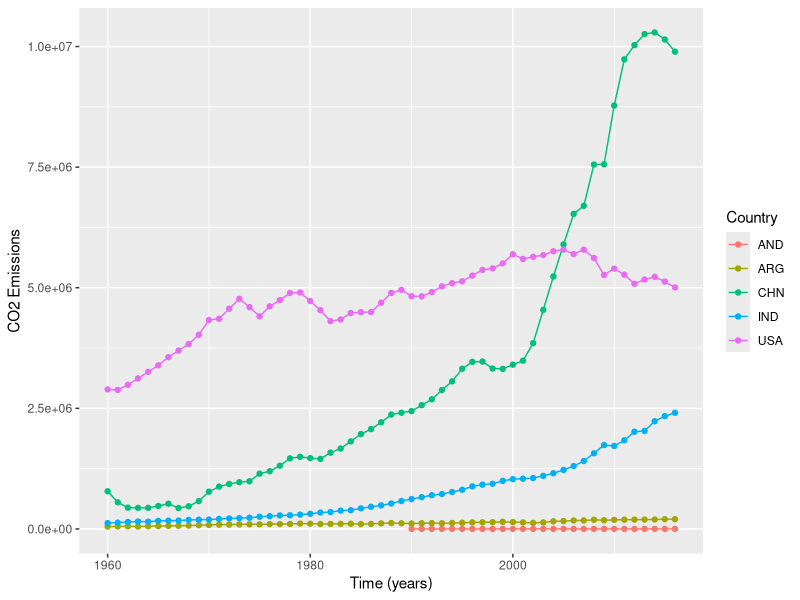
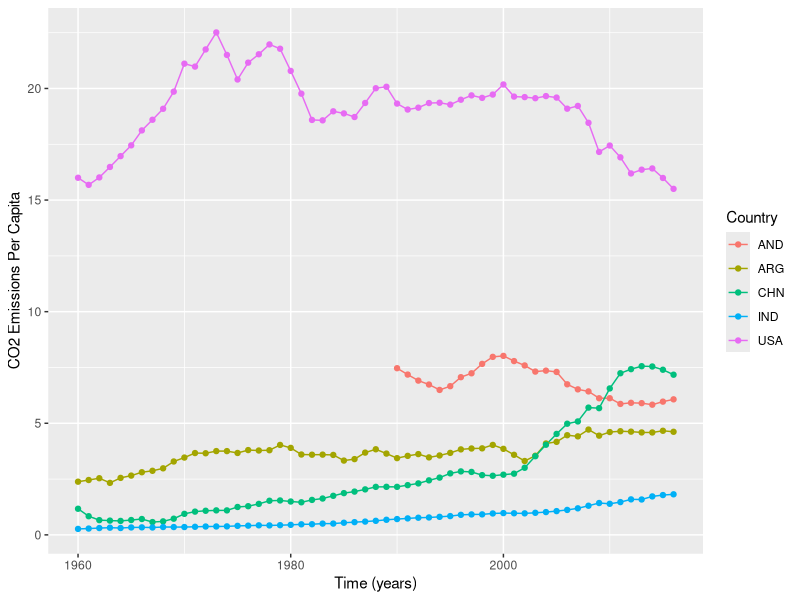
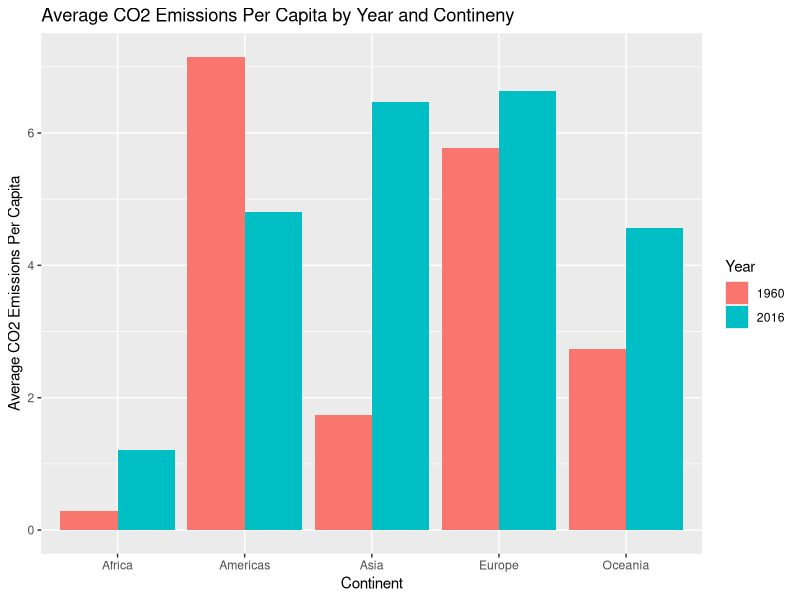
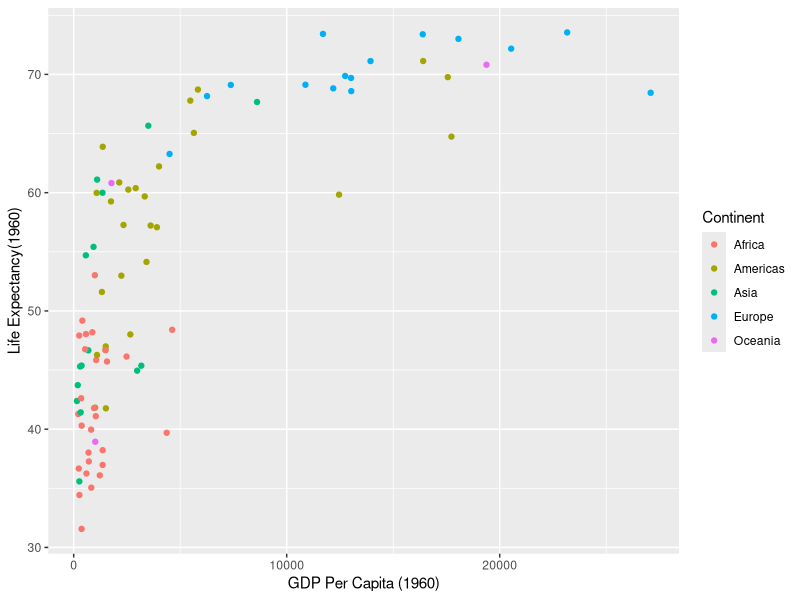
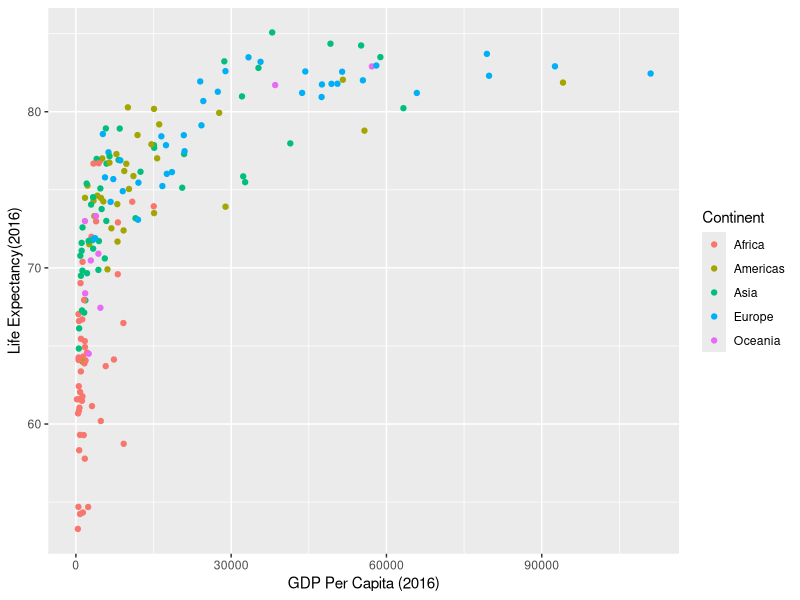
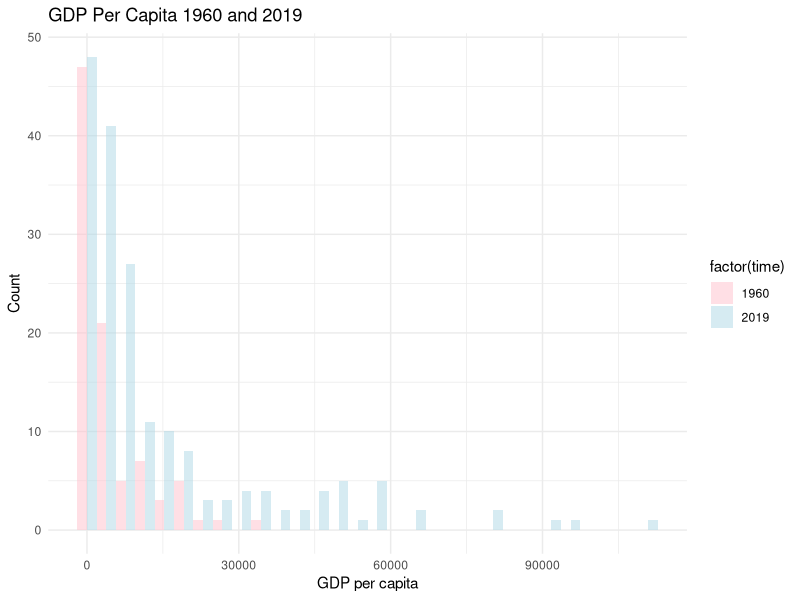

Here is the R script that generated these plots, in order:
## ---- chunk 1
library(readr)
library(stringr)
library(dplyr)
g <- read.delim("gapminder.csv")

nrow(g)
ncol(g)

sample_n(g, 10)
## ---- chunk 2
length(unique(g$iso3))
length(unique(g$iso2))
length(unique(g$name))

g %>% 
  group_by(iso2) %>% 
  summarise(n1 = n_distinct(name))
  
unique(g$name[g$iso2 == ""])


g %>% 
  group_by(name) %>% 
  summarise(n2 = n_distinct(iso3))

unique(g$iso3[g$name == ""])

min(g$time, na.rm = TRUE)
max(g$time, na.rm = TRUE)
## ---- chunk 3
a <- g %>% 
  group_by(time) %>% 
  filter(!is.na(time)) %>%
  summarise(n1 = length(is.na(co2)), n2 = length(is.na(co2_PC)), total = n1+n2)
a

a$time[a$total == max(a$total)]


## ---- chunk 4
library(tidyverse)

g %>% 
  filter(!is.na(co2)) %>% 
  filter(iso3 == "USA" | iso3 == "CHN" | iso3 == "IND" | iso3 == "AND" |
           iso3 == "ARG") %>% 


ggplot(aes(time, co2, col=factor(iso3))) +
  geom_line() +
  geom_point() + 
  labs(x = "Time (years)", y = "CO2 Emissions", 
       col = "Country")
## ---- chunk 5
g %>% 
  filter(!is.na(co2)) %>% 
  filter(iso3 == "USA" | iso3 == "CHN" | iso3 == "IND" | iso3 == "AND" |
           iso3 == "ARG") %>%
  
ggplot(aes(time, co2_PC, col=factor(iso3))) +
  geom_line() +
  geom_point() + 
  labs(x = "Time (years)", y = "CO2 Emissions Per Capita", 
       col = "Country")
## ---- chunk 6
g %>% 
  filter(!is.na(co2_PC)) %>% 
  group_by(time, region) %>% 
  summarize(n= mean(co2_PC))

## ---- chunk 7
g %>% 
  filter(time == 1960 | time ==2016, !is.na(co2_PC), !is.na(region)) %>% 
  filter(region != "") %>% 
  group_by(time, region) %>% 
  summarise(avg_co2PC = mean(co2_PC), .groups = "drop") %>% 
  ggplot(aes(x = region, y = avg_co2PC, fill = as.factor(time))) +
  geom_col(position = "dodge") +
    labs(title = "Average CO2 Emissions Per Capita by Year and Contineny",
         x = "Continent",
         y = "Average CO2 Emissions Per Capita") +
  scale_fill_discrete(name = "Year")
## ---- chunk 8
g %>% 
  filter(!is.na(co2_PC), time == 2016,  region != "") %>% 
  group_by(region, name) %>% 
  summarise(avg_co2pc = mean(co2_PC), .groups = "drop") %>% 
  arrange(region, avg_co2pc) %>% 
  group_by(region) %>% 
  head(3) %>% 
  select(region, name, avg_co2pc)
## ---- chunk 9
g %>% 
  filter(time == 1960) %>% 
  filter(!is.na(GDP_PC), !is.na(lifeExpectancy), !is.na(region)) %>% 
ggplot(aes(GDP_PC, lifeExpectancy, col=factor(region))) +
  geom_point() +
  labs(x = "GDP Per Capita (1960)", y = "Life Expectancy(1960)",
       col = "Continent")
## ---- chunk 10
g %>% 
  filter(time == 2019) %>% 
  filter(!is.na(GDP_PC), !is.na(lifeExpectancy), !is.na(region), region != "") %>% 
ggplot(aes(GDP_PC, lifeExpectancy, col=factor(region))) +
  geom_point() +
  labs(x = "GDP Per Capita (2016)", y = "Life Expectancy(2016)",
       col = "Continent")
## ---- chunk 11
g %>% 
  filter(!is.na(lifeExpectancy), region !="") %>% 
  group_by(region, time) %>% 
  filter(time == 1960 | time == 2019) %>% 
  summarise(n = mean(lifeExpectancy))
## ---- chunk 12
g %>% 
  filter(time == 1960 | time == 2019) %>% 
  filter(!is.na(region), !is.na(lifeExpectancy), region != "") %>%
  group_by(region, time) %>% 
  summarise(avr = mean(lifeExpectancy), .groups = "drop") %>% 
  mutate(pre = lag(avr), growth = avr - pre) %>%
  filter(!is.na(pre)) %>% 
  arrange(growth)
## ---- chunk 13
g %>% 
  filter(!is.na(GDP_PC), time %in% c(1960, 2019)) %>% 
  ggplot(aes(x = GDP_PC, fill = factor(time))) +
  geom_histogram(alpha = 0.5, position = "dodge", bins = 30) +
  scale_fill_manual(values = c("pink", "lightblue"), labels =
c("1960", "2019")) +
  labs(x = "GDP per capita", y = "Count", title = "GDP Per Capita 1960 and 2019") +
  theme_minimal()
## ---- chunk 14
g %>% 
  select(name, time, lifeExpectancy) %>% 
  filter(name !="", !is.na(time), !is.na(lifeExpectancy)) %>% 
  filter(time == "1960") %>% 
  mutate(rank = rank(desc(lifeExpectancy))) %>% 
  filter(name == "United States of America")

g %>% 
  select(name, time, lifeExpectancy) %>% 
  filter(name !="", !is.na(time), !is.na(lifeExpectancy)) %>% 
  filter(time == "2019") %>% 
  mutate(rank = rank(desc(lifeExpectancy))) %>% 
  filter(name == "United States of America")
## ---- chunk 15
g %>% 
  select(name, time, lifeExpectancy) %>% 
  filter(name !="", !is.na(time), !is.na(lifeExpectancy)) %>% 
  group_by(time) %>% 
  mutate(rank = rank(desc(lifeExpectancy)), num = length(name)) %>% 
  filter(name == "United States of America") %>% 
  mutate(r = rank/num)
